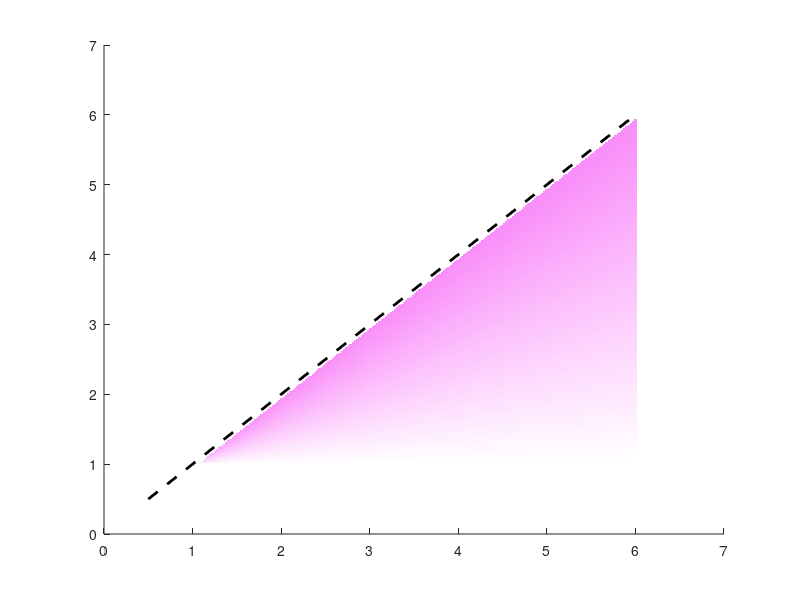

Recreate this plot in MATLAB. (Note: this script raises an error after producing the figure.)
clear; clc; close all;
    
%% Set up figure
    f=figure; hold on;

%% Define color map
    color = [249, 141, 249]./255;
    %color = [253, 187, 253]./255;
    numRows = 50;
    col1 = linspace(1, color(1), numRows);
    col2 = linspace(1, color(2), numRows);
    col3 = linspace(1, color(3), numRows);
    cmap = [col1',col2',col3'];
    
%% Shading 
    numRows = 200;
    numCols = 200;
    C = zeros(numRows,numCols);
    for col = 2:numCols
        numRowsBelowDiag = col-1;
        shadeIncr = 1/numRowsBelowDiag;
        for row = (numRows-(col-1))+3:numRows
             C(row,col) = 1-shadeIncr*(row-(numRows-(col-1)));
        end

    end
    C = C*255;
    %imagesc(C)
    imagesc('XData',[1 6],'YData',[6 1],'CData',C) 

    %cmap = gray; 
    %cmap = cmap(20:64,:);
    %colormap(flip(cmap))
    colormap(cmap)
    ax = gca;
    
%% Lines 
    %Diagonal
    plot([0.5,6],[0.5,6],'--','LineWidth',2,'Color','k')
    
    %Line at 1 
    xlim = ax.XLim;
    plot([.5,6],[1,1],'--','LineWidth',2,'Color','k')
    
%% Axes
    ax.TickDir = 'out';
    ax.XLim = [0.5 6];
    ax.YLim = [0.5 6];
    ax.XTick = [1];
    ax.YTick = [1];



    